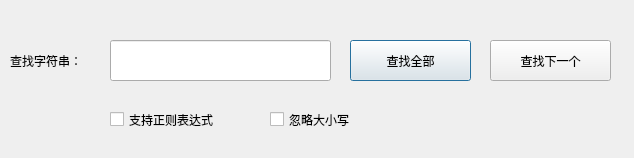
<?xml version="1.0" encoding="UTF-8"?>
<ui version="4.0">
 <class>FindDialog</class>
 <widget class="QDialog" name="FindDialog">
  <property name="geometry">
   <rect>
    <x>0</x>
    <y>0</y>
    <width>634</width>
    <height>158</height>
   </rect>
  </property>
  <property name="windowTitle">
   <string>Dialog</string>
  </property>
  <widget class="QLabel" name="label">
   <property name="geometry">
    <rect>
     <x>10</x>
     <y>45</y>
     <width>81</width>
     <height>31</height>
    </rect>
   </property>
   <property name="text">
    <string>查找字符串：</string>
   </property>
  </widget>
  <widget class="QPushButton" name="FindPushButton">
   <property name="geometry">
    <rect>
     <x>350</x>
     <y>40</y>
     <width>121</width>
     <height>41</height>
    </rect>
   </property>
   <property name="text">
    <string>查找全部</string>
   </property>
  </widget>
  <widget class="QCheckBox" name="ReCheckBox">
   <property name="geometry">
    <rect>
     <x>110</x>
     <y>110</y>
     <width>141</width>
     <height>19</height>
    </rect>
   </property>
   <property name="text">
    <string>支持正则表达式</string>
   </property>
  </widget>
  <widget class="QCheckBox" name="IgonreCheckBox">
   <property name="geometry">
    <rect>
     <x>270</x>
     <y>110</y>
     <width>111</width>
     <height>19</height>
    </rect>
   </property>
   <property name="text">
    <string>忽略大小写</string>
   </property>
  </widget>
  <widget class="QLineEdit" name="FindLineEdit">
   <property name="geometry">
    <rect>
     <x>110</x>
     <y>40</y>
     <width>221</width>
     <height>41</height>
    </rect>
   </property>
  </widget>
  <widget class="QPushButton" name="FindNextPushButton">
   <property name="geometry">
    <rect>
     <x>490</x>
     <y>40</y>
     <width>121</width>
     <height>41</height>
    </rect>
   </property>
   <property name="text">
    <string>查找下一个</string>
   </property>
  </widget>
  <widget class="QLabel" name="number">
   <property name="geometry">
    <rect>
     <x>250</x>
     <y>20</y>
     <width>72</width>
     <height>15</height>
    </rect>
   </property>
   <property name="text">
    <string/>
   </property>
  </widget>
 </widget>
 <resources/>
 <connections/>
</ui>
